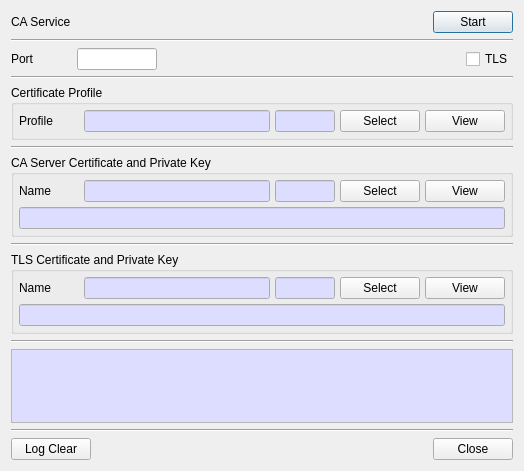
<?xml version="1.0" encoding="UTF-8"?>
<ui version="4.0">
 <class>CAServiceDlg</class>
 <widget class="QDialog" name="CAServiceDlg">
  <property name="geometry">
   <rect>
    <x>0</x>
    <y>0</y>
    <width>524</width>
    <height>471</height>
   </rect>
  </property>
  <property name="windowTitle">
   <string>CA Service</string>
  </property>
  <layout class="QVBoxLayout" name="verticalLayout">
   <item>
    <layout class="QGridLayout" name="gridLayout">
     <item row="0" column="0">
      <widget class="QLabel" name="label">
       <property name="text">
        <string>CA Service</string>
       </property>
      </widget>
     </item>
     <item row="0" column="2">
      <widget class="QPushButton" name="mStartBtn">
       <property name="text">
        <string>Start</string>
       </property>
      </widget>
     </item>
     <item row="0" column="1">
      <spacer name="horizontalSpacer">
       <property name="orientation">
        <enum>Qt::Horizontal</enum>
       </property>
       <property name="sizeHint" stdset="0">
        <size>
         <width>40</width>
         <height>20</height>
        </size>
       </property>
      </spacer>
     </item>
    </layout>
   </item>
   <item>
    <widget class="Line" name="line">
     <property name="orientation">
      <enum>Qt::Horizontal</enum>
     </property>
    </widget>
   </item>
   <item>
    <layout class="QGridLayout" name="gridLayout_4">
     <item row="0" column="1">
      <widget class="QLineEdit" name="mPortText">
       <property name="maximumSize">
        <size>
         <width>80</width>
         <height>16777215</height>
        </size>
       </property>
      </widget>
     </item>
     <item row="0" column="3">
      <widget class="QCheckBox" name="mTLSCheck">
       <property name="text">
        <string>TLS</string>
       </property>
      </widget>
     </item>
     <item row="0" column="0">
      <widget class="QLabel" name="label_2">
       <property name="minimumSize">
        <size>
         <width>60</width>
         <height>0</height>
        </size>
       </property>
       <property name="text">
        <string>Port</string>
       </property>
      </widget>
     </item>
     <item row="0" column="2">
      <spacer name="horizontalSpacer_3">
       <property name="orientation">
        <enum>Qt::Horizontal</enum>
       </property>
       <property name="sizeHint" stdset="0">
        <size>
         <width>40</width>
         <height>20</height>
        </size>
       </property>
      </spacer>
     </item>
    </layout>
   </item>
   <item>
    <widget class="Line" name="line_3">
     <property name="orientation">
      <enum>Qt::Horizontal</enum>
     </property>
    </widget>
   </item>
   <item>
    <widget class="QGroupBox" name="groupBox_2">
     <property name="minimumSize">
      <size>
       <width>0</width>
       <height>0</height>
      </size>
     </property>
     <property name="title">
      <string>Certificate Profile</string>
     </property>
     <layout class="QVBoxLayout" name="verticalLayout_3">
      <property name="spacing">
       <number>5</number>
      </property>
      <property name="leftMargin">
       <number>5</number>
      </property>
      <property name="topMargin">
       <number>5</number>
      </property>
      <property name="rightMargin">
       <number>5</number>
      </property>
      <property name="bottomMargin">
       <number>5</number>
      </property>
      <item>
       <layout class="QGridLayout" name="gridLayout_3">
        <item row="0" column="2">
         <widget class="QLineEdit" name="mProfileNumText">
          <property name="maximumSize">
           <size>
            <width>60</width>
            <height>16777215</height>
           </size>
          </property>
          <property name="palette">
           <palette>
            <active>
             <colorrole role="Base">
              <brush brushstyle="SolidPattern">
               <color alpha="255">
                <red>221</red>
                <green>221</green>
                <blue>255</blue>
               </color>
              </brush>
             </colorrole>
            </active>
            <inactive>
             <colorrole role="Base">
              <brush brushstyle="SolidPattern">
               <color alpha="255">
                <red>221</red>
                <green>221</green>
                <blue>255</blue>
               </color>
              </brush>
             </colorrole>
            </inactive>
            <disabled/>
           </palette>
          </property>
          <property name="readOnly">
           <bool>true</bool>
          </property>
         </widget>
        </item>
        <item row="0" column="0">
         <widget class="QLabel" name="label_5">
          <property name="minimumSize">
           <size>
            <width>60</width>
            <height>0</height>
           </size>
          </property>
          <property name="text">
           <string>Profile</string>
          </property>
         </widget>
        </item>
        <item row="0" column="3">
         <widget class="QPushButton" name="mProfileSelectBtn">
          <property name="text">
           <string>Select</string>
          </property>
         </widget>
        </item>
        <item row="0" column="1">
         <widget class="QLineEdit" name="mProfileNameText">
          <property name="palette">
           <palette>
            <active>
             <colorrole role="Base">
              <brush brushstyle="SolidPattern">
               <color alpha="255">
                <red>221</red>
                <green>221</green>
                <blue>255</blue>
               </color>
              </brush>
             </colorrole>
            </active>
            <inactive>
             <colorrole role="Base">
              <brush brushstyle="SolidPattern">
               <color alpha="255">
                <red>221</red>
                <green>221</green>
                <blue>255</blue>
               </color>
              </brush>
             </colorrole>
            </inactive>
            <disabled/>
           </palette>
          </property>
          <property name="readOnly">
           <bool>true</bool>
          </property>
         </widget>
        </item>
        <item row="0" column="4">
         <widget class="QPushButton" name="mProfileViewBtn">
          <property name="text">
           <string>View</string>
          </property>
         </widget>
        </item>
       </layout>
      </item>
     </layout>
    </widget>
   </item>
   <item>
    <widget class="Line" name="line_4">
     <property name="orientation">
      <enum>Qt::Horizontal</enum>
     </property>
    </widget>
   </item>
   <item>
    <widget class="QGroupBox" name="groupBox">
     <property name="title">
      <string>CA Server Certificate and Private Key</string>
     </property>
     <layout class="QVBoxLayout" name="verticalLayout_2">
      <property name="spacing">
       <number>5</number>
      </property>
      <property name="leftMargin">
       <number>5</number>
      </property>
      <property name="topMargin">
       <number>5</number>
      </property>
      <property name="rightMargin">
       <number>5</number>
      </property>
      <property name="bottomMargin">
       <number>5</number>
      </property>
      <item>
       <layout class="QGridLayout" name="gridLayout_5">
        <item row="0" column="0">
         <widget class="QLabel" name="label_4">
          <property name="minimumSize">
           <size>
            <width>60</width>
            <height>0</height>
           </size>
          </property>
          <property name="text">
           <string>Name</string>
          </property>
         </widget>
        </item>
        <item row="0" column="1">
         <widget class="QLineEdit" name="mNameText">
          <property name="palette">
           <palette>
            <active>
             <colorrole role="Base">
              <brush brushstyle="SolidPattern">
               <color alpha="255">
                <red>221</red>
                <green>221</green>
                <blue>255</blue>
               </color>
              </brush>
             </colorrole>
            </active>
            <inactive>
             <colorrole role="Base">
              <brush brushstyle="SolidPattern">
               <color alpha="255">
                <red>221</red>
                <green>221</green>
                <blue>255</blue>
               </color>
              </brush>
             </colorrole>
            </inactive>
            <disabled/>
           </palette>
          </property>
          <property name="readOnly">
           <bool>true</bool>
          </property>
         </widget>
        </item>
        <item row="0" column="3">
         <widget class="QPushButton" name="mSelectBtn">
          <property name="text">
           <string>Select</string>
          </property>
         </widget>
        </item>
        <item row="0" column="2">
         <widget class="QLineEdit" name="mNumText">
          <property name="maximumSize">
           <size>
            <width>60</width>
            <height>16777215</height>
           </size>
          </property>
          <property name="palette">
           <palette>
            <active>
             <colorrole role="Base">
              <brush brushstyle="SolidPattern">
               <color alpha="255">
                <red>221</red>
                <green>221</green>
                <blue>255</blue>
               </color>
              </brush>
             </colorrole>
            </active>
            <inactive>
             <colorrole role="Base">
              <brush brushstyle="SolidPattern">
               <color alpha="255">
                <red>221</red>
                <green>221</green>
                <blue>255</blue>
               </color>
              </brush>
             </colorrole>
            </inactive>
            <disabled/>
           </palette>
          </property>
          <property name="readOnly">
           <bool>true</bool>
          </property>
         </widget>
        </item>
        <item row="0" column="4">
         <widget class="QPushButton" name="mViewBtn">
          <property name="text">
           <string>View</string>
          </property>
         </widget>
        </item>
       </layout>
      </item>
      <item>
       <widget class="QLineEdit" name="mInfoText">
        <property name="palette">
         <palette>
          <active>
           <colorrole role="Base">
            <brush brushstyle="SolidPattern">
             <color alpha="255">
              <red>221</red>
              <green>221</green>
              <blue>255</blue>
             </color>
            </brush>
           </colorrole>
          </active>
          <inactive>
           <colorrole role="Base">
            <brush brushstyle="SolidPattern">
             <color alpha="255">
              <red>221</red>
              <green>221</green>
              <blue>255</blue>
             </color>
            </brush>
           </colorrole>
          </inactive>
          <disabled/>
         </palette>
        </property>
        <property name="readOnly">
         <bool>true</bool>
        </property>
       </widget>
      </item>
     </layout>
    </widget>
   </item>
   <item>
    <widget class="Line" name="line_6">
     <property name="orientation">
      <enum>Qt::Horizontal</enum>
     </property>
    </widget>
   </item>
   <item>
    <widget class="QGroupBox" name="mTLSGroup">
     <property name="minimumSize">
      <size>
       <width>0</width>
       <height>0</height>
      </size>
     </property>
     <property name="title">
      <string>TLS Certificate and Private Key</string>
     </property>
     <layout class="QVBoxLayout" name="verticalLayout_4">
      <property name="spacing">
       <number>5</number>
      </property>
      <property name="leftMargin">
       <number>5</number>
      </property>
      <property name="topMargin">
       <number>5</number>
      </property>
      <property name="rightMargin">
       <number>5</number>
      </property>
      <property name="bottomMargin">
       <number>5</number>
      </property>
      <item>
       <layout class="QGridLayout" name="gridLayout_6">
        <item row="0" column="2">
         <widget class="QLineEdit" name="mTLSNumText">
          <property name="maximumSize">
           <size>
            <width>60</width>
            <height>16777215</height>
           </size>
          </property>
          <property name="palette">
           <palette>
            <active>
             <colorrole role="Base">
              <brush brushstyle="SolidPattern">
               <color alpha="255">
                <red>221</red>
                <green>221</green>
                <blue>255</blue>
               </color>
              </brush>
             </colorrole>
            </active>
            <inactive>
             <colorrole role="Base">
              <brush brushstyle="SolidPattern">
               <color alpha="255">
                <red>221</red>
                <green>221</green>
                <blue>255</blue>
               </color>
              </brush>
             </colorrole>
            </inactive>
            <disabled/>
           </palette>
          </property>
          <property name="readOnly">
           <bool>true</bool>
          </property>
         </widget>
        </item>
        <item row="0" column="3">
         <widget class="QPushButton" name="mTLSSelectBtn">
          <property name="text">
           <string>Select</string>
          </property>
         </widget>
        </item>
        <item row="0" column="1">
         <widget class="QLineEdit" name="mTLSNameText">
          <property name="palette">
           <palette>
            <active>
             <colorrole role="Base">
              <brush brushstyle="SolidPattern">
               <color alpha="255">
                <red>221</red>
                <green>221</green>
                <blue>255</blue>
               </color>
              </brush>
             </colorrole>
            </active>
            <inactive>
             <colorrole role="Base">
              <brush brushstyle="SolidPattern">
               <color alpha="255">
                <red>221</red>
                <green>221</green>
                <blue>255</blue>
               </color>
              </brush>
             </colorrole>
            </inactive>
            <disabled/>
           </palette>
          </property>
          <property name="readOnly">
           <bool>true</bool>
          </property>
         </widget>
        </item>
        <item row="0" column="0">
         <widget class="QLabel" name="label_3">
          <property name="minimumSize">
           <size>
            <width>60</width>
            <height>0</height>
           </size>
          </property>
          <property name="text">
           <string>Name</string>
          </property>
         </widget>
        </item>
        <item row="0" column="4">
         <widget class="QPushButton" name="mTLSViewBtn">
          <property name="text">
           <string>View</string>
          </property>
         </widget>
        </item>
       </layout>
      </item>
      <item>
       <widget class="QLineEdit" name="mTLSInfoText">
        <property name="palette">
         <palette>
          <active>
           <colorrole role="Base">
            <brush brushstyle="SolidPattern">
             <color alpha="255">
              <red>221</red>
              <green>221</green>
              <blue>255</blue>
             </color>
            </brush>
           </colorrole>
          </active>
          <inactive>
           <colorrole role="Base">
            <brush brushstyle="SolidPattern">
             <color alpha="255">
              <red>221</red>
              <green>221</green>
              <blue>255</blue>
             </color>
            </brush>
           </colorrole>
          </inactive>
          <disabled/>
         </palette>
        </property>
        <property name="readOnly">
         <bool>true</bool>
        </property>
       </widget>
      </item>
     </layout>
    </widget>
   </item>
   <item>
    <widget class="Line" name="line_5">
     <property name="orientation">
      <enum>Qt::Horizontal</enum>
     </property>
    </widget>
   </item>
   <item>
    <widget class="QPlainTextEdit" name="mLogText">
     <property name="minimumSize">
      <size>
       <width>500</width>
       <height>0</height>
      </size>
     </property>
     <property name="palette">
      <palette>
       <active>
        <colorrole role="Base">
         <brush brushstyle="SolidPattern">
          <color alpha="255">
           <red>221</red>
           <green>221</green>
           <blue>255</blue>
          </color>
         </brush>
        </colorrole>
       </active>
       <inactive>
        <colorrole role="Base">
         <brush brushstyle="SolidPattern">
          <color alpha="255">
           <red>221</red>
           <green>221</green>
           <blue>255</blue>
          </color>
         </brush>
        </colorrole>
       </inactive>
       <disabled/>
      </palette>
     </property>
     <property name="readOnly">
      <bool>true</bool>
     </property>
    </widget>
   </item>
   <item>
    <widget class="Line" name="line_2">
     <property name="orientation">
      <enum>Qt::Horizontal</enum>
     </property>
    </widget>
   </item>
   <item>
    <layout class="QGridLayout" name="gridLayout_2">
     <item row="0" column="2">
      <widget class="QPushButton" name="mCloseBtn">
       <property name="text">
        <string>Close</string>
       </property>
      </widget>
     </item>
     <item row="0" column="0">
      <widget class="QPushButton" name="mLogClearBtn">
       <property name="text">
        <string>Log Clear</string>
       </property>
      </widget>
     </item>
     <item row="0" column="1">
      <spacer name="horizontalSpacer_2">
       <property name="orientation">
        <enum>Qt::Horizontal</enum>
       </property>
       <property name="sizeHint" stdset="0">
        <size>
         <width>40</width>
         <height>20</height>
        </size>
       </property>
      </spacer>
     </item>
    </layout>
   </item>
  </layout>
 </widget>
 <resources/>
 <connections/>
</ui>
